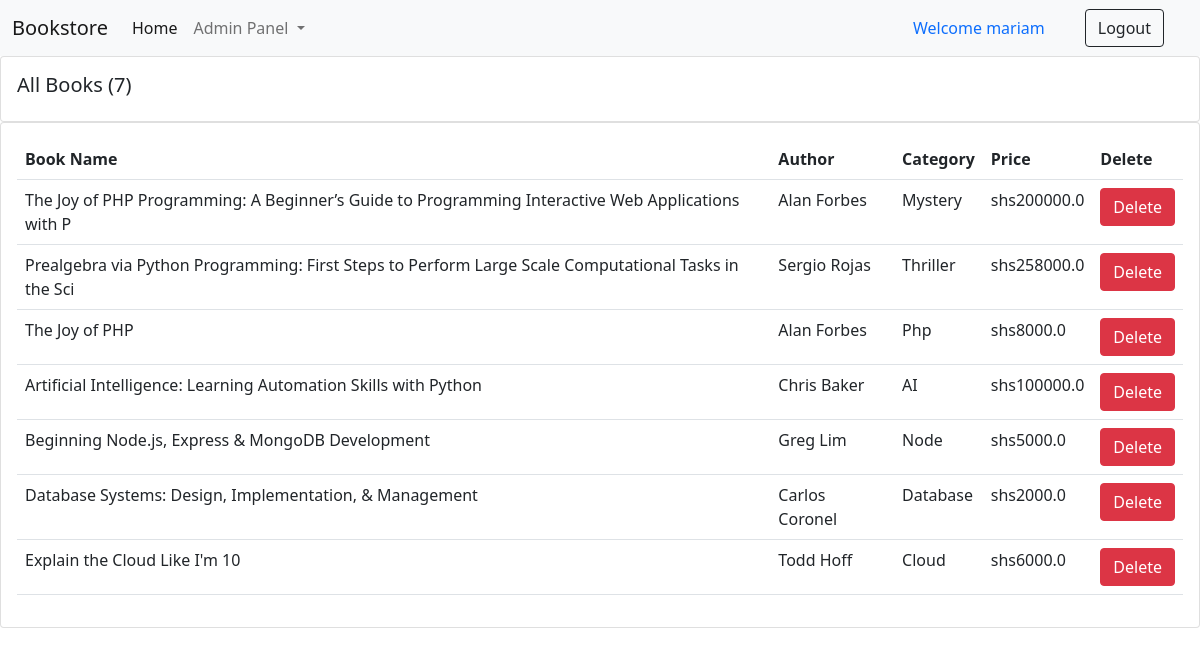
Screenshot of /all_books/ (signed in) with the database file from the repository.
### books/models.py (models this page shows, shortened)
class Book(models.Model):
    CATEGORY = (
        ('Php', 'Php'),
        ('AI', 'AI'),
        ('Node', 'Node'),
        ('Database', 'Database'),
        ('Cloud', 'Cloud'),
    )
    book_name = models.CharField(max_length=100)
    author = models.CharField(max_length=100, default="")
    category = models.CharField(max_length=100, choices=CATEGORY)
    price = models.FloatField()
    stock = models.IntegerField(default=2)

### books/decorators.py (the view)
        def wrapper_function(request, *args, **kwargs):
            group = None
            if request.user.groups.exists():
                group = request.user.groups.all()[0].name
            if group == 'users':
                return redirect('/for_users')
            if group == 'admin':
                return view(request, *args, **kwargs)

### books/views.py (called while the page is built)
@admin_or_user
def Admin(request):
    books = Book.objects.all()
    total_books = books.count()
    return render (request, "for_admin.html", {'books':books, 'total_books':total_books})

### books/templates/for_admin.html (shortened to what this page needs)
{% extends 'admin_navbar.html' %}
{% block body %}
{% load static %}
      <div class="row">
        <div class="col-md">
          <div class="card card-body grid">
            <h5>All Books ({{total_books}})</h5>
          </div>
          <div class="card card-body">
            <table class="table">
              <tr>
                <th>Book Name</th>
                <th>Author</th>
                <th>Category</th>
                <th>Price</th>
                <th>Delete</th>
              </tr>
              {% for i in books %}
                <tr>
                  <td>{{i.book_name}}</td>
                  <td>{{i.author}}</td>
                  <td>{{i.category}}</td>
                  <td>shs{{i.price}}</td>
                  <td><a href="/all_books/delete_{{i.id}}/" class="btn btn-danger">Delete</a></td>
                </tr>
              {% endfor %}
            </table>
          </div>
        </div>
      </div>
      {% endblock %}

### books/templates/admin_navbar.html (shortened to what this page needs)
<!doctype html>
<html lang="en">
  <head>
    <link href="https://cdn.jsdelivr.net/npm/bootstrap@5.0.2/dist/css/bootstrap.min.css" rel="stylesheet">
  </head>
  <body>
    <nav class="navbar navbar-expand-lg navbar-light bg-light">
        <div class="container-fluid">
          <a class="navbar-brand" href="/"> Bookstore</a>
          <div class="collapse navbar-collapse" id="navbarSupportedContent">
            <ul class="navbar-nav me-auto mb-2 mb-lg-0">
              <li class="nav-item">
                <a class="nav-link active" aria-current="page" href="/">Home</a>
              </li>
              <li class="nav-item dropdown">
                <a class="nav-link dropdown-toggle" href="#" id="navbarDropdown" role="button" data-bs-toggle="dropdown" aria-expanded="false">
                  Admin Panel
                </a>
              </li>
            </ul>
            {% if user.is_authenticated %}
              <a class="nav-link" href="#">Welcome {{request.user}}</a>
              <a href="/logout/" class="btn btn-outline-dark mx-4" type="submit">Logout</a>
            {% endif %}
          </div>
        </div>
      </nav>
      {% block body %}
      {% endblock %}
    </body>
    </html>

### rows the page displays
Book: book_name "The Joy of PHP Programming: A Beginner’s Guide to Programming Interactive Web Applications with P", author "Alan Forbes", category "Mystery", price "200000.0"
Book: book_name "Prealgebra via Python Programming: First Steps to Perform Large Scale Computational Tasks in the Sci", author "Sergio Rojas", category "Thriller", price "258000.0"
Book: book_name "The Joy of PHP", author "Alan Forbes", category "Php", price "8000.0"
Book: book_name "Artificial Intelligence: Learning Automation Skills with Python", author "Chris Baker", category "AI", price "100000.0"
Book: book_name "Beginning Node.js, Express & MongoDB Development", author "Greg Lim", category "Node", price "5000.0"
Book: book_name "Database Systems: Design, Implementation, & Management", author "Carlos Coronel", category "Database", price "2000.0"
Book: book_name "Explain the Cloud Like I'm 10", author "Todd Hoff", category "Cloud", price "6000.0"

### other values shown
{{ request.user }} "mariam"
{{ total_books }} "7"
